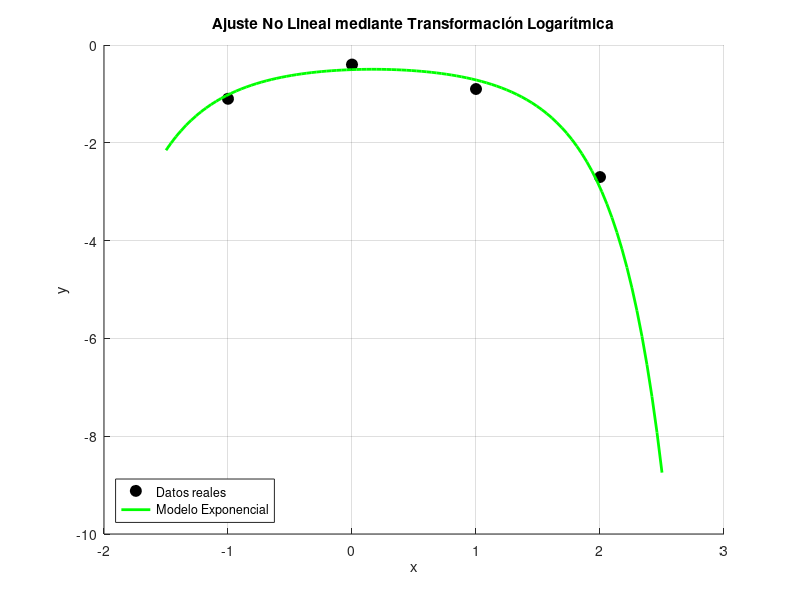

The MATLAB source for this figure:
addpath('..');
% --- DATOS ---
x = [-1 0 1 2];
y = [-1.1 -0.4 -0.9 -2.7];

% --- 1. TRANSFORMACIÓN (LINEARIZACIÓN) ---
% El modelo es y = -e^(ax^2+bx+c)
% Despejamos el exponente: ln(-y) = ax^2 + bx + c
ln_y = log(-y); 

% --- 2. AJUSTE POR CUADRADOS MÍNIMOS ---
% Ajustamos un polinomio de grado 2 a los datos transformados
p = polyfit(x, ln_y, 2); 

% --- 3. EVALUACIÓN Y TRANSFORMACIÓN INVERSA ---
x_graph = linspace(-1.5, 2.5, 100);


log_estimado = polyval(p, x_graph);
% Volvemos a la escala original: y = -e^(poly)
y_estimado = -exp(log_estimado);

% --- 4. GRAFICACIÓN ---
figure(1); clf; hold on; grid on;
plot(x, y, 'ko', 'MarkerFaceColor', 'k', 'MarkerSize', 8, 'DisplayName', 'Datos reales');
plot(x_graph, y_estimado, 'g-', 'linewidth', 2, 'DisplayName', 'Modelo Exponencial');

legend('Location', 'southwest');
xlabel('x'); ylabel('y');
title('Ajuste No Lineal mediante Transformación Logarítmica');

%{
  =============================================================================
  COMENTARIO TEÓRICO: AJUSTE DE CURVA NO LINEAL
  =============================================================================
  
  1. EL PROBLEMA:
     Se sospecha que los datos siguen la forma f(x) = -e^(ax^2+bx+c).
     Este es un modelo NO LINEAL en sus parámetros, por lo que no podemos usar
     polyfit directamente sobre 'y'.

  2. LA SOLUCIÓN (LINEARIZACIÓN):
     Para resolverlo, aplicamos una transformación que convierta el problema
     en uno polinómico estándar:
     
     a) Multiplicamos por -1:  -y = e^(ax^2+bx+c)
     b) Aplicamos ln:          ln(-y) = ax^2 + bx + c
     
     Ahora, la nueva variable dependiente z = ln(-y) se comporta como una
     parábola (polinomio de grado 2) respecto a x.

  3. EL PROCEDIMIENTO:
     - Calculamos z = ln(-y) para cada dato.
     - Usamos polyfit(x, z, 2) para encontrar a, b y c (Cuadrados Mínimos).
     - Para graficar, evaluamos el polinomio y aplicamos la inversa:
       y_pred = -exp( polyval(p, x) )
       
  4. CONCLUSIÓN VISUAL:
     La curva verde ajusta suavemente los puntos negros, confirmando que la
     hipótesis del modelo exponencial cuadrático es razonable para estos datos.
  =============================================================================
%}
